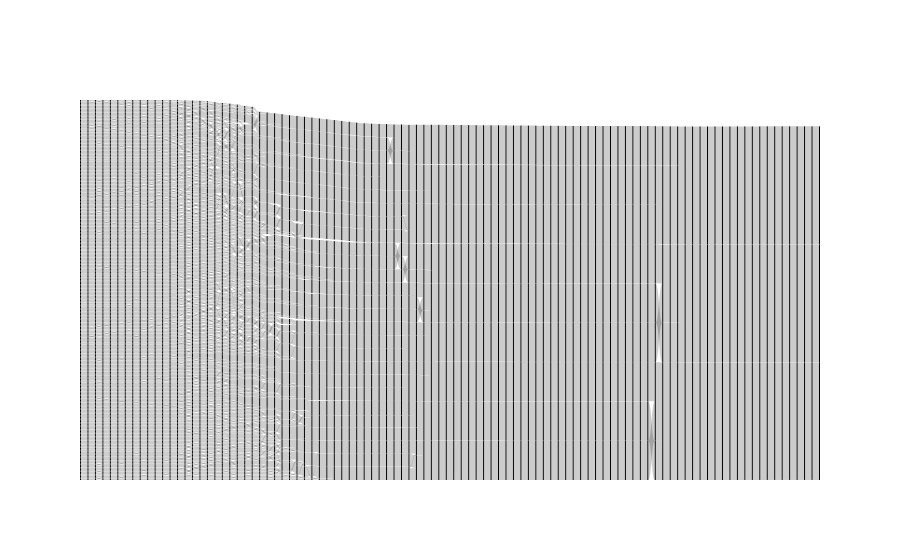

The notebook cell this image was saved under:
### Code cell
fig = plot_sankey(MS_results,optimal_scales=False)
fig.write_image(root_fig+"mSBM_Sankey.svg")
fig

### Figure 1 — Plotly figure (JSON) as saved in the notebook; plotly's stock layout.template omitted (floating-point values rounded to 4 significant figures; data arrays with more than 128 entries replaced by an {"elided": "..."} marker saying what was removed)
{"data": [{"link": {"source": {"elided": "7574 int values"}, "target": {"elided": "7574 int values"}, "value": {"elided": "7574 int values"}}, "node": {"line": {"color": "black", "width": 0}, "pad": 0.1, "thickness": 1}, "type": "sankey"}], "layout": {"autosize": true}}
